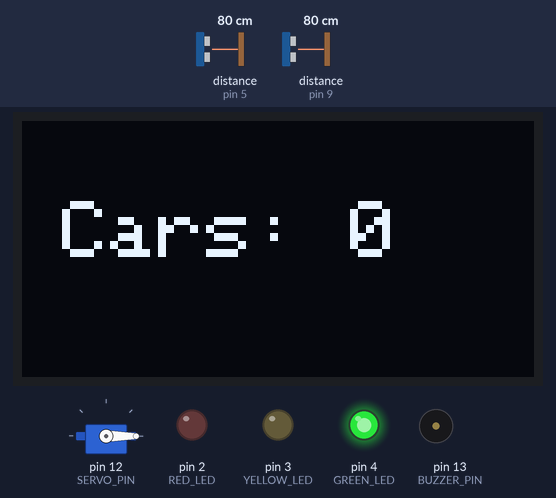
Recording of a sketch running on a simulated Arduino Uno, built with avr-gcc and run on an emulated ATmega328P. Parts: 128×64 one-colour display, servo, output pins drawn as LEDs (lit = HIGH), buzzer (waves = sounding). Wiring (inferred from the names in the program): 2 × ultrasonic range finder: trigger pin 6, echo pin 5 / trigger pin 8, echo pin 9. The test bench sets the inputs (shaded band); at power-on: distance to the obstacle (sensors on pin 5, pin 9) 80 cm. The echo pulse lasts 58.3 µs per cm; pins used as bus, display or sensor lines are not drawn; what the sketch prints to the serial monitor is not drawn.

Above: at 2.6 s.
2.7 s: distance to the obstacle (sensor on pin 5) set to 12 cm
5.7 s: distance to the obstacle (sensor on pin 5) set to 9 cm
At 8.2 s:
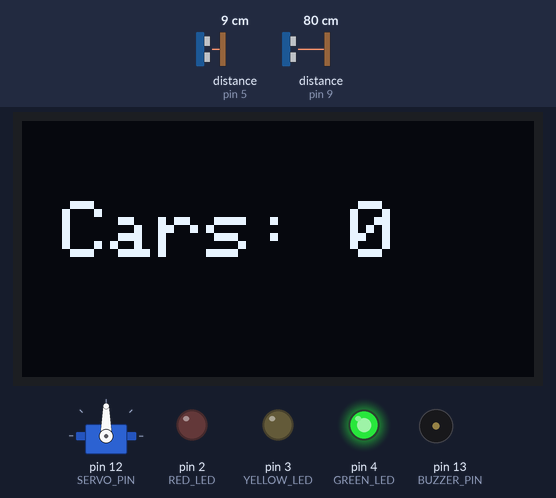
At 14.8 s:
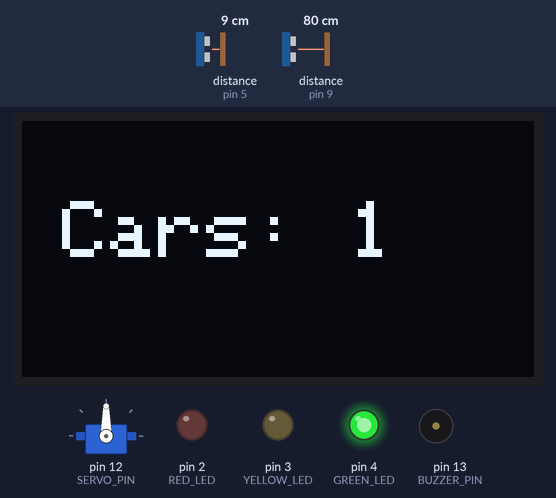
17.4 s: distance to the obstacle (sensor on pin 5) set to 299 cm
At 18.0 s:
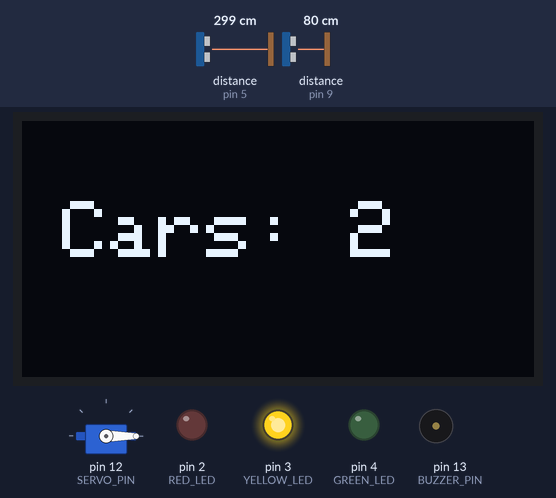
18.9 s: distance to the obstacle (sensor on pin 9) set to 12 cm
20.4 s: distance to the obstacle (sensor on pin 9) set to 9 cm
At 22.9 s:
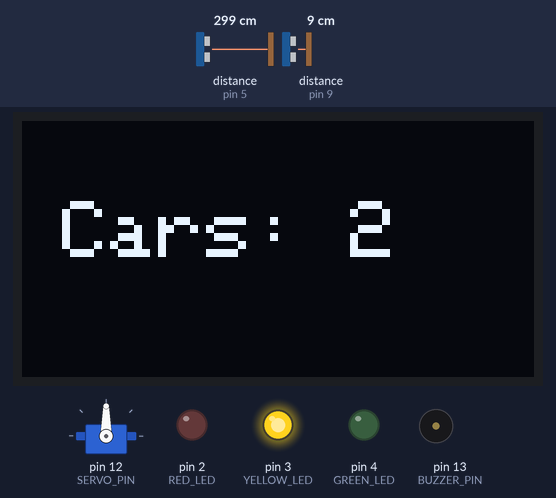
23.3 s: distance to the obstacle (sensor on pin 5) set to 2 cm
Timing chart, 0 to 26.3 s (numbered marks = the images above; inputs shaded):
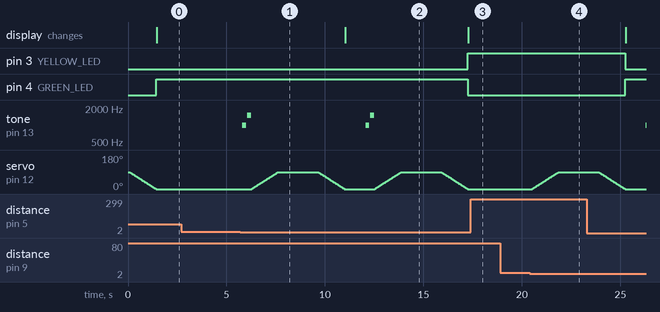

Measured:
- the behaviour switches between 11 and 10 cm on distance to the obstacle (sensor on pin 5) (found by bisection; images 0 and 1)
- the behaviour switches between 11 and 10 cm on distance to the obstacle (sensor on pin 9) (found by bisection; images 3 and 4)
- after the input at 2.7 s, every drawn part: stays the same
- after the input at 5.7 s, pin 3 (YELLOW_LED): LOW → HIGH after 11.6 s; pin 4 (GREEN_LED): HIGH → LOW after 11.6 s
- after the input at 17.4 s, tone on pin 13 (BUZZER_PIN): stays silent (without the input it goes to 1000 Hz after 0.91 s); servo on pin 12 (SERVO_PIN): stays 0° (without the input it goes to 2° after 1.4 s)
- after the input at 18.9 s, every drawn part: stays the same
- after the input at 20.4 s, servo on pin 12 (SERVO_PIN): moves from 0° to 90° over 1.4 s, starting after 0.12 s
- after the input at 23.3 s, tone on pin 13 (BUZZER_PIN): silent → 1000 Hz after 3.0 s

The sketch:

gate_1006.ino
```cpp
#include <Servo.h>
#include <Wire.h>
#include <Adafruit_SSD1306.h>
#include <Adafruit_GFX.h>

#define SCREEN_WIDTH 128
#define SCREEN_HEIGHT 64
Adafruit_SSD1306 display(SCREEN_WIDTH, SCREEN_HEIGHT, &Wire, -1);

// Pins
#define RED_LED 2
#define YELLOW_LED 3
#define GREEN_LED 4

#define TRIG1 6
#define ECHO1 5

#define TRIG2 8
#define ECHO2 9

#define SERVO_PIN 12
#define BUZZER_PIN 13

// Constants
#define MAX_CARS 3
#define DISTANCE_THRESHOLD 10  // cm

Servo gateServo;
int carCount = 0;
bool gateOpen = false;
bool oledWorking = false; // New flag

void setup() {
  Serial.begin(9600);
  Serial.println(F("Starting setup..."));

  // Initialize display
  if (!display.begin(SSD1306_SWITCHCAPVCC, 0x3C)) {
    Serial.println(F("SSD1306 allocation failed. Continuing without display."));
    oledWorking = false;
  } else {
    oledWorking = true;
    display.clearDisplay();
    display.display();
    Serial.println(F("OLED display initialized successfully."));
  }

  // Pin modes
  pinMode(RED_LED, OUTPUT);
  pinMode(YELLOW_LED, OUTPUT);
  pinMode(GREEN_LED, OUTPUT);

  pinMode(TRIG1, OUTPUT);
  pinMode(ECHO1, INPUT);

  pinMode(TRIG2, OUTPUT);
  pinMode(ECHO2, INPUT);

  pinMode(BUZZER_PIN, OUTPUT);

  gateServo.attach(SERVO_PIN);
  closeGate();

  updateLEDs();
  updateDisplay();

  Serial.println(F("Setup complete."));
}

void loop() {
  long distance1 = readUltrasonic(TRIG1, ECHO1);
  long distance2 = readUltrasonic(TRIG2, ECHO2);

  Serial.print(F("Distance1: "));
  Serial.print(distance1);
  Serial.print(F(" cm | Distance2: "));
  Serial.print(distance2);
  Serial.println(F(" cm"));

  // Detect car at entry
  if (distance1 < DISTANCE_THRESHOLD && !gateOpen) {
    Serial.println(F("Car detected at entry."));
    if (carCount < MAX_CARS) {
      welcomeSound();
      openGate();
      delay(2000); // Wait for car to pass
      carCount++;
      Serial.print(F("Car entered. Current count: "));
      Serial.println(carCount);
      closeGate();
      updateLEDs();
      updateDisplay();
    } else {
      Serial.println(F("Garage full! Cannot allow entry."));
      warningSound();
    }
    delay(1000); // Small delay to avoid double detection
  }

  // Detect car at exit
  if (distance2 < DISTANCE_THRESHOLD && !gateOpen) {
    Serial.println(F("Car detected at exit."));
    if (carCount > 0) {
      openGate();
      delay(2000); // Wait for car to pass
      carCount--;
      Serial.print(F("Car exited. Current count: "));
      Serial.println(carCount);
      closeGate();
      updateLEDs();
      updateDisplay();
    } else {
      Serial.println(F("No cars inside to exit."));
    }
    delay(1000);
  }
}

void openGate() {
  Serial.println(F("Opening gate slowly..."));
  for (int pos = 0; pos <= 90; pos++) { // move from 0° to 90°
    gateServo.write(pos);
    delay(15); // adjust speed here (smaller delay = faster)
  }
  gateOpen = true;
}

void closeGate() {
  Serial.println(F("Closing gate slowly..."));
  for (int pos = 90; pos >= 0; pos--) { // move from 90° to 0°
    gateServo.write(pos);
    delay(15); // same speed
  }
  gateOpen = false;
}

void welcomeSound() {
  Serial.println(F("Playing welcome sound..."));
  tone(BUZZER_PIN, 1000); // Start tone
  delay(200);
  noTone(BUZZER_PIN); // Stop tone
  delay(50);
  tone(BUZZER_PIN, 1500);
  delay(200);
  noTone(BUZZER_PIN);
}

void warningSound() {
  Serial.println(F("Playing warning sound..."));
  for (int i = 0; i < 3; i++) {
    tone(BUZZER_PIN, 400);
    delay(300);
    noTone(BUZZER_PIN);
    delay(100);
  }
}

void updateLEDs() {
  Serial.println(F("Updating LEDs..."));
  if (carCount >= MAX_CARS) {
    digitalWrite(RED_LED, HIGH);
    digitalWrite(YELLOW_LED, LOW);
    digitalWrite(GREEN_LED, LOW);
    Serial.println(F("LED Status: RED ON"));
  } else if (carCount == MAX_CARS - 1) {
    digitalWrite(RED_LED, LOW);
    digitalWrite(YELLOW_LED, HIGH);
    digitalWrite(GREEN_LED, LOW);
    Serial.println(F("LED Status: YELLOW ON"));
  } else {
    digitalWrite(RED_LED, LOW);
    digitalWrite(YELLOW_LED, LOW);
    digitalWrite(GREEN_LED, HIGH);
    Serial.println(F("LED Status: GREEN ON"));
  }
}

void updateDisplay() {
  if (!oledWorking) {
    Serial.println(F("Skipping OLED update (OLED not working)."));
    return;
  }

  Serial.println(F("Updating OLED display..."));
  display.clearDisplay();
  display.setTextSize(2);
  display.setTextColor(SSD1306_WHITE);
  display.setCursor(10, 20);
  display.print(F("Cars: "));
  display.print(carCount);
  display.display();
}

long readUltrasonic(int trigPin, int echoPin) {
  digitalWrite(trigPin, LOW);
  delayMicroseconds(2);
  digitalWrite(trigPin, HIGH);
  delayMicroseconds(10);
  digitalWrite(trigPin, LOW);

  long duration = pulseIn(echoPin, HIGH, 30000); // Timeout after 30ms
  if (duration == 0) {
    Serial.println(F("Ultrasonic timeout."));
    return 999; // If timeout, return a big distance
  }

  long distance = duration * 0.034 / 2;
  return distance;
}
```
